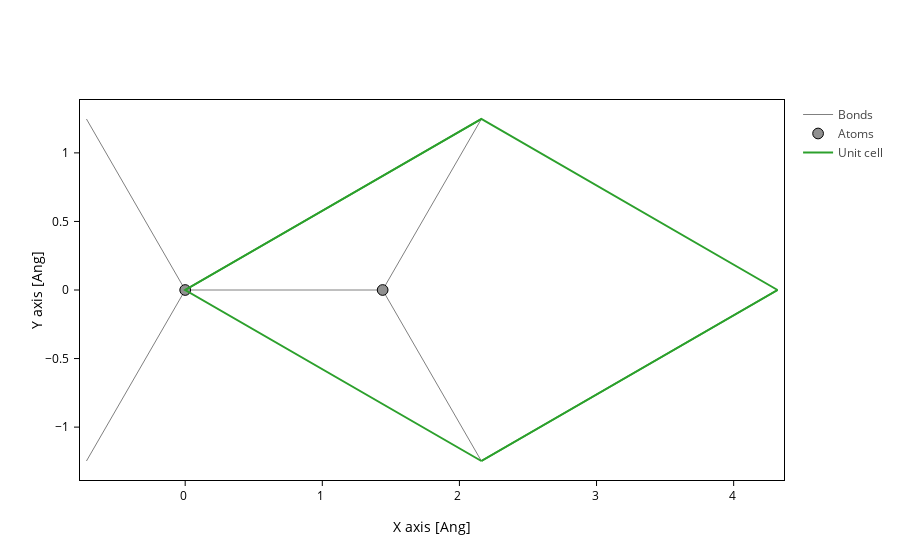

Notebook cell for this chart:
### Markdown cell above
Let us plot the geometry.

### Code cell
graphene.plot(axes="xy")
